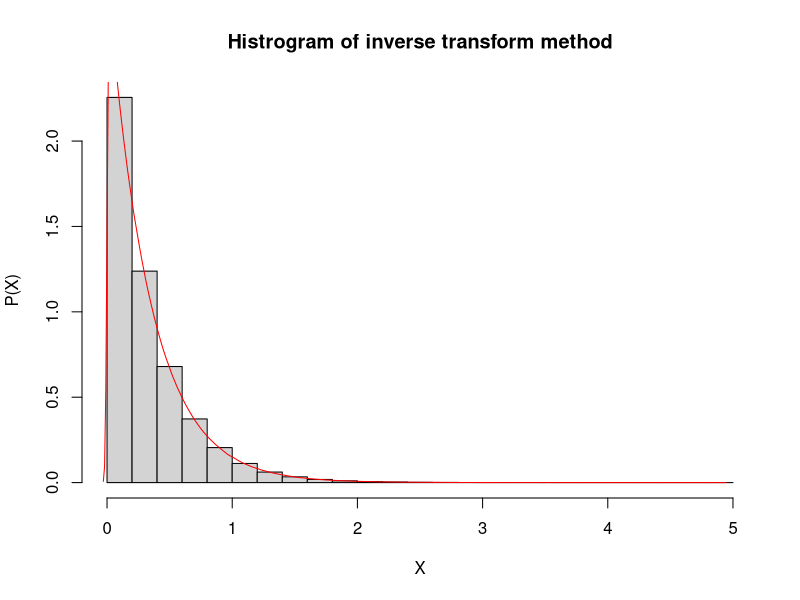
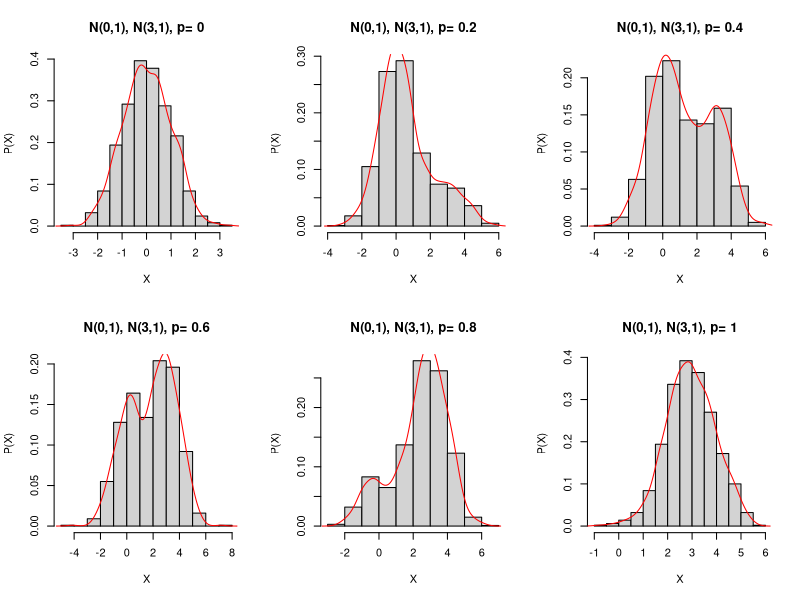
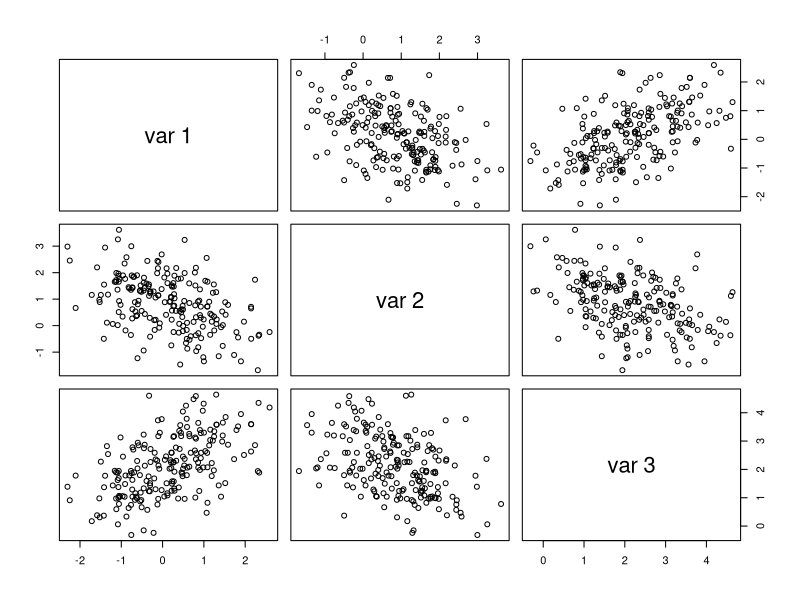
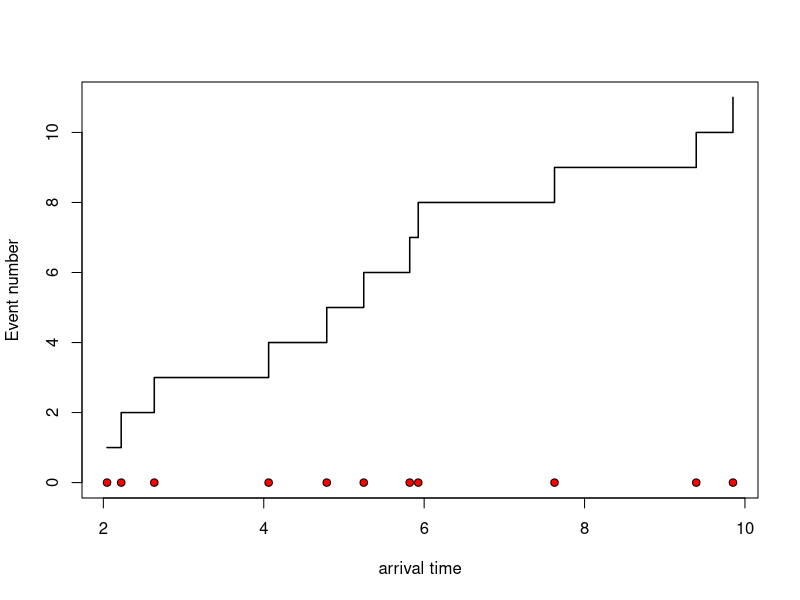

Recreate these plots in R, in order.
## ---- chunk 1
rm(list = ls())
## ---- chunk 2
# itm (Inverse Transform Method) function for equation one in assignment 1
itm_twoexp <- function(n, lambda, eta) {
  u <- runif(n)
  return (((lambda*eta) - (log(1 - u)) ) / lambda)
}
## ---- chunk 3
Nsim <- 10000000
lambda <- 3
eta <- 0
itm_p <- itm_twoexp(Nsim, lambda, eta)

hist(itm_p, prob = TRUE, xlab = "X", ylab = "P(X)",
     main="Histrogram of inverse transform method")
lines(density(itm_p), col="red")
itm_p
## ---- chunk 4
mixture <- function(n, u1, s1, u2, s2, p) {
  n <- n
  x1 <- rnorm(n, u1, s1)
  x2 <- rnorm(n, u2, s2)
  u <- runif(n)
  k <- as.integer(u > p)
  x <- k * x1 + (1-k) * x2
  hist(x, prob = TRUE, xlab = "X", ylab = "P(X)",
       main=paste("N(0,1), N(3,1), p=", round(p, 2)))
  lines(density(x), col = "red")
}

par(mfrow=c(2,3))
mixture(n = 1000, u1 = 0, s1 = 1, u2 = 3, s2 = 1, p = 0/5)
mixture(n = 1000, u1 = 0, s1 = 1, u2 = 3, s2 = 1, p = 1/5)
mixture(n = 1000, u1 = 0, s1 = 1, u2 = 3, s2 = 1, p = 2/5)
mixture(n = 1000, u1 = 0, s1 = 1, u2 = 3, s2 = 1, p = 3/5)
mixture(n = 1000, u1 = 0, s1 = 1, u2 = 3, s2 = 1, p = 4/5)
mixture(n = 1000, u1 = 0, s1 = 1, u2 = 3, s2 = 1, p = 5/5)
par(mfrow=c(1,1))
## ---- chunk 5
rmvn.Cholenski <-  function(n, mu, sigma) {
  # Generate n random vectors from MVN(mu, Sigma)
  # dimensions are inferred from mu and Sigma
  d <- length(mu)
  Q <- chol(sigma) # Cholenski factorization of sigma
  Z <- matrix(rnorm(n*d), nrow = n, ncol = d)
  X <- Z %*% Q + matrix(mu, n, d, byrow = TRUE)
}

n <- 200
mu <- c(0, 1, 2)
sigma <- matrix(
            c(1.0, -0.5, 0.5, -0.5, 1.0, -0.5, 0.5, -0.5, 1.0), 
            nrow = 3, 
            ncol = 3
        )

X <- rmvn.Cholenski(200, mu, sigma)
pairs(X)
## ---- chunk 6
# implementation based on the relation to the uniform distribution
plotHPPu <- function(lambda, t){
  Nevents <- rpois(1, lambda * t)
  timesto <- sort(runif(Nevents, min=0, max=t))
  
  plot(timesto, 1:Nevents, type="s", xlab = "arrival time", 
       ylab = "Event number", lwd=1.5, ylim=c(0, Nevents))
  
  points(timesto, rep(0,Nevents), pch=21, bg="red")
}

plotHPPu(lambda = 2, t = 10)
## ---- chunk 7
rHPPu <- function(Nsim, lambda, t){
  Nevents <- rpois(Nsim, lambda * t)
  return(mean(Nevents > 25))
}

lambda <- 2
t <- 10
rHPPu(1000000, lambda, t)
## ---- chunk 8
ppois(q = 25, lambda = lambda*t, lower.tail = FALSE, log.p = FALSE)
